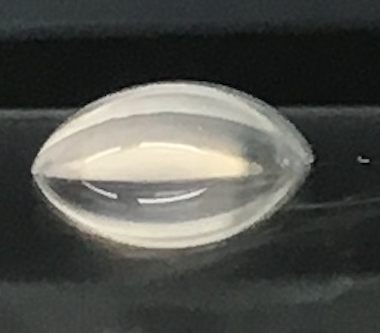
#> input picture Drop 2.png, 380 x 333 px
$ python laplacian.py   (older library calls are emulated)
#> lines starting #> are read from the running program, lines starting #| are printed output that depends on the picture
#http://www.bogotobogo.com/python/OpenCV_Python/python_opencv3_Image_Gradient_Sobel_Laplacian_Derivatives_Edge_Detection.php

#brew install homebrew/science/opencv3 --without-numpy
#kept wanting to install an old verision of numpy so i used that flag

#brew tap homebrew/science
# brew install opencv --without-numpy

import cv2
import numpy as np
from matplotlib import pyplot as plt

# loading image
img0 = cv2.imread('Drop 2.png',)
#> img0 is the input picture: shape (333, 380, 3); mean B, G, R 75.2, 79.9, 78.4

# converting to gray scale
gray = cv2.cvtColor(img0, cv2.COLOR_BGR2GRAY)
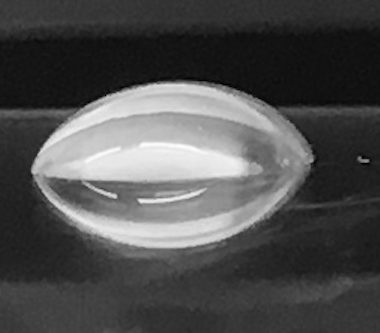
#> gray: shape (333, 380); min 0, max 252, mean 78.9

# remove noise
# dosnt seem that useful
# img = cv2.GaussianBlur(gray,(3,3),0)
img = gray

# convolute with proper kernels
laplacian = cv2.Laplacian(img,cv2.CV_64F)
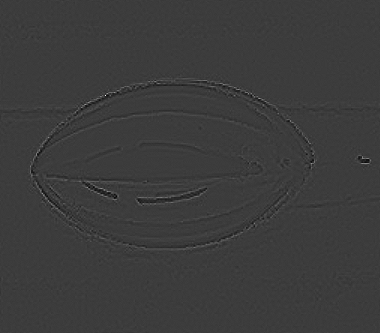
#> laplacian: shape (333, 380) float64; min -89, max 286, mean 0; drawn with min black and max white
sobelx = cv2.Sobel(img,cv2.CV_64F,1,0,ksize=5)  # x
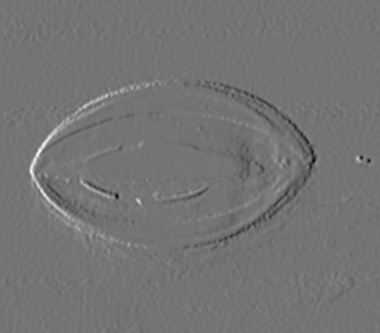
#> sobelx: shape (333, 380) float64; min -5203, max 6181, mean -1.9; drawn with min black and max white
sobely = cv2.Sobel(img,cv2.CV_64F,0,1,ksize=5)  # y
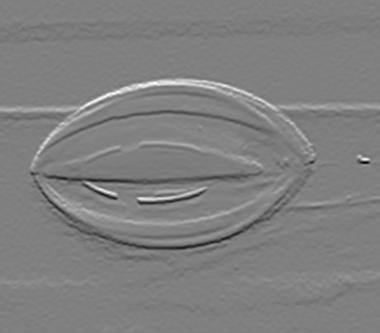
#> sobely: shape (333, 380) float64; min -6446, max 6401, mean 2.4; drawn with min black and max white

plt.subplot(2,2,1),plt.imshow(img,cmap = 'gray')
plt.title('Original'), plt.xticks([]), plt.yticks([])
plt.subplot(2,2,2),plt.imshow(laplacian,cmap = 'gray')
plt.title('Laplacian'), plt.xticks([]), plt.yticks([])
plt.subplot(2,2,3),plt.imshow(sobelx,cmap = 'gray')
plt.title('Sobel X'), plt.xticks([]), plt.yticks([])
plt.subplot(2,2,4),plt.imshow(sobely,cmap = 'gray')
plt.title('Sobel Y'), plt.xticks([]), plt.yticks([])

plt.show()

$ run again, with Drop 1.png copied over Drop 2.png
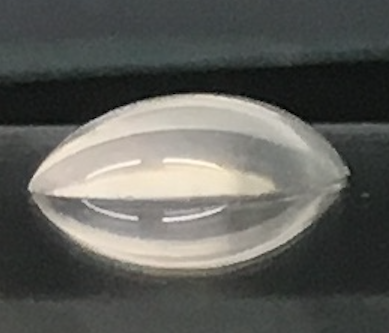
#> input picture Drop 1.png, 389 x 333 px
#> img0 is the input picture: shape (333, 389, 3); mean B, G, R 89.9, 94.4, 93.7
#> `laplacian = cv2.Laplacian(img,cv2.CV_64F)`:
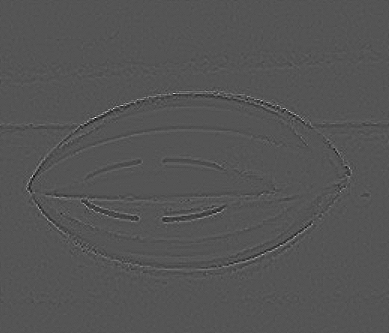
#> laplacian: shape (333, 389) float64; min -101, max 202, mean 0; drawn with min black and max white
#> `sobely = cv2.Sobel(img,cv2.CV_64F,0,1,ksize=5)`:
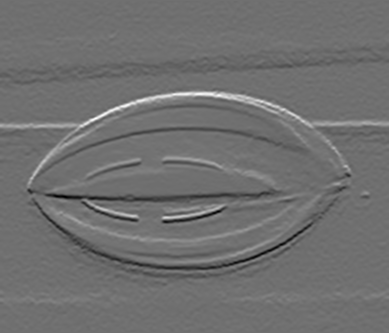
#> sobely: shape (333, 389) float64; min -5394, max 6880, mean 0.8; drawn with min black and max white

$ run again, with Drop 4.png copied over Drop 2.png
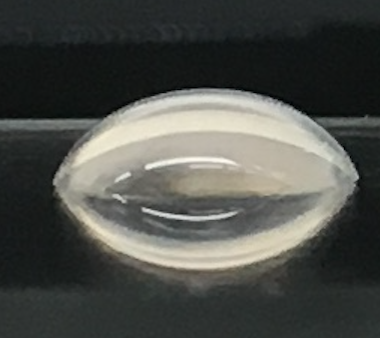
#> input picture Drop 4.png, 380 x 338 px
#> img0 is the input picture: shape (338, 380, 3); mean B, G, R 74.1, 78.7, 77.1
#> `sobelx = cv2.Sobel(img,cv2.CV_64F,1,0,ksize=5)`:
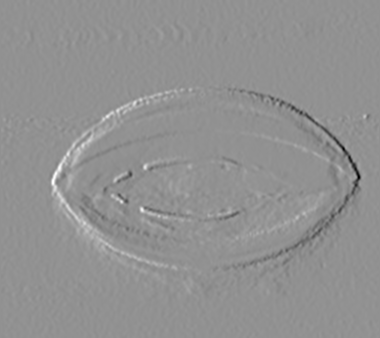
#> sobelx: shape (338, 380) float64; min -6269, max 4696, mean -1; drawn with min black and max white
#> `sobely = cv2.Sobel(img,cv2.CV_64F,0,1,ksize=5)`:
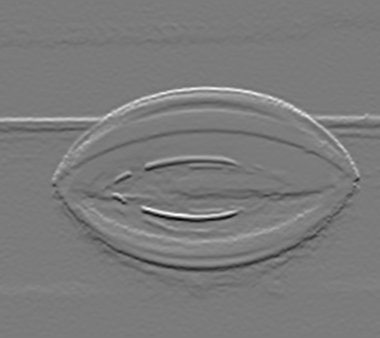
#> sobely: shape (338, 380) float64; min -6826, max 7275, mean 3.1; drawn with min black and max white
